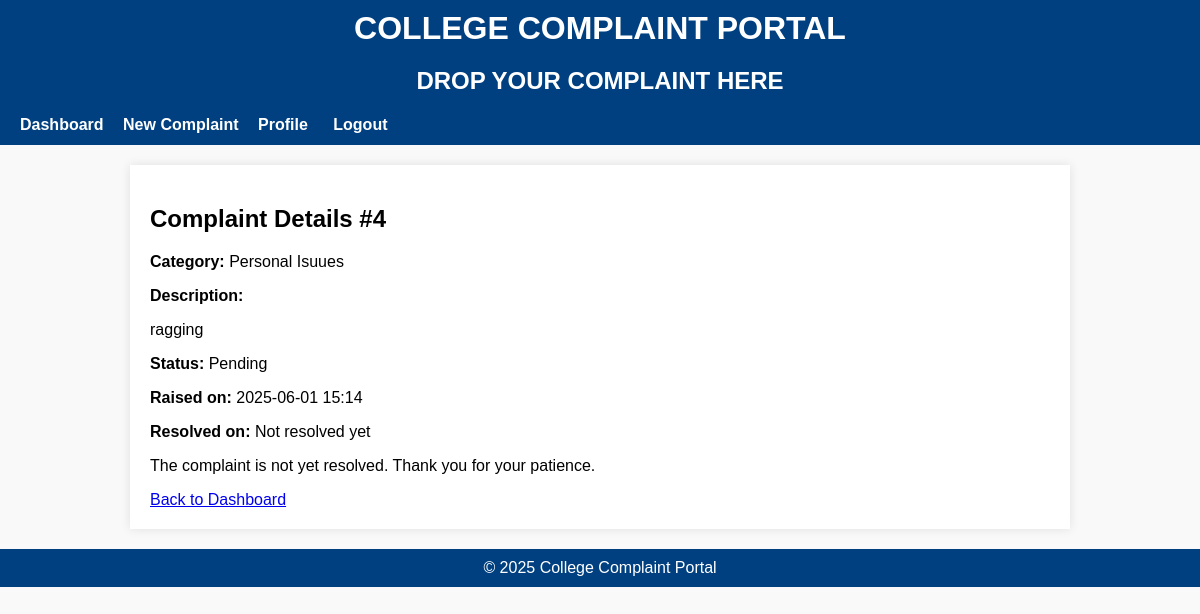
The app's page /complaint/4/ (signed in) with its own data.
### portal/models.py (models this page shows, shortened)
class Complaint(models.Model):
    user = models.ForeignKey(User, null=True, blank=True, on_delete=models.SET_NULL)
    anonymous = models.BooleanField(default=False)
    category = models.ForeignKey(Category, on_delete=models.SET_NULL, null=True)
    description = models.TextField()
    evidence = models.FileField(upload_to='evidence/', null=True, blank=True)
    created_at = models.DateTimeField(auto_now_add=True)
    resolved_at = models.DateTimeField(null=True, blank=True)
    status = models.CharField(max_length=20, choices=(
        ('Pending', 'Pending'),
        ('Escalated', 'Escalated'),
        ('Resolved', 'Resolved'),
    ), default='Pending')
    rating = models.PositiveIntegerField(null=True, blank=True, validators=[MinValueValidator(1), MaxValueValidator(5)])
    escalation_level = models.PositiveIntegerField(default=0)  # 0: initial, 1: class teacher, 2: HOD, 3: Principal
    email_sent = models.BooleanField(default=False)
    assigned_to = models.ForeignKey(User, null=True, blank=True, on_delete=models.SET_NULL, related_name='assigned_complaints')
    sentiment = models.FloatField(null=True, blank=True)

class Category(models.Model):
    name = models.CharField(max_length=100)

### portal/views.py (the view)
# urls.py: path('complaint/<int:pk>/', views.complaint_detail, name='complaint_detail'),
@login_required
def complaint_detail(request, pk):
    complaint = get_object_or_404(Complaint, pk=pk)
    rating_given = complaint.rating is not None
    if request.method == 'POST':
        if 'resolve' in request.POST:
            complaint.status = 'Resolved'
            complaint.resolved_at = timezone.now()
            if not complaint.email_sent:
                send_resolution_email(complaint)
                complaint.email_sent = True
            complaint.save()
            messages.success(request, 'Complaint marked as resolved.')
            return redirect('complaint_detail', pk=pk)
        else:
            form = RatingForm(request.POST)
            if form.is_valid():
                complaint.rating = form.cleaned_data['rating']
                complaint.save()
                messages.success(request, 'Thank you for your rating!')
                return redirect('complaint_detail', pk=pk)
    else:
        form = RatingForm()
    return render(request, 'portal/complaint_detail.html', {
        'complaint': complaint,
        'form': form,
        'rating_given': rating_given,
    })

### portal/templates/portal/complaint_detail.html (shortened to what this page needs)
{% extends 'base.html' %}
{% block content %}
<h2>Complaint Details #{{ complaint.id }}</h2>
<p><strong>Category:</strong> {{ complaint.category.name }}</p>
<p><strong>Description:</strong></p>
<p>{{ complaint.description }}</p>
<p><strong>Status:</strong> {{ complaint.status }}</p>
<p><strong>Raised on:</strong> {{ complaint.created_at|date:"Y-m-d H:i" }}</p>
<p><strong>Resolved on:</strong>
{% if complaint.resolved_at %}
    {{ complaint.resolved_at|date:"Y-m-d H:i" }}
{% else %}
    Not resolved yet
{% endif %}
</p>
{% if complaint.status == 'Resolved' %}
    {% if rating_given %}
        <p>Your Rating: {{ complaint.rating }} / 5 stars</p>
    {% else %}
        <h3>Rate the Resolution</h3>
        <form method="post">
            {% csrf_token %}
            {{ form.rating }}
            <button type="submit" class="btn">Submit Rating</button>
        </form>
    {% endif %}
{% else %}
<p>The complaint is not yet resolved. Thank you for your patience.</p>
{% endif %}
<a href="{% url 'dashboard' %}">Back to Dashboard</a>
{% endblock %}

### portal/templates/base.html (style rules this page uses)
body { font-family: Arial, sans-serif; margin: 0; padding: 0; background: #f9f9f9; }

### records on screen
Complaint: id "4", category.name "Personal Isuues", description "ragging", status "Pending", created_at "2025-06-01 15:14"
